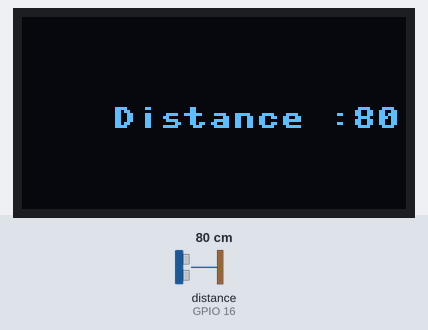
Bench run of a program on a simulated ESP32 board running MicroPython. Shown: 128×64 one-colour display. The inputs (shaded band) are chosen by the test bench; at power-on: distance to the obstacle (sensor on GPIO 16) 80 cm. The echo pulse lasts 58.3 µs per cm; library files of the repository ran but are not shown: ssd1306.py; what the program prints to the serial console is not drawn.

Above: at 1.2 s.
1.3 s: distance to the obstacle (sensor on GPIO 16) set to 11 cm
At 2.8 s:
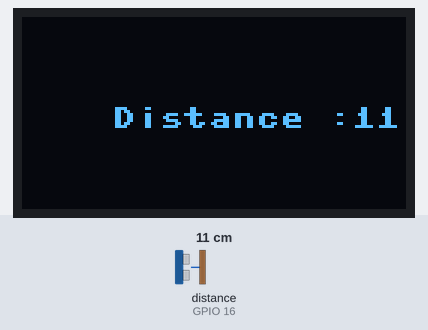
3.6 s: distance to the obstacle (sensor on GPIO 16) set to 8 cm
At 5.0 s:
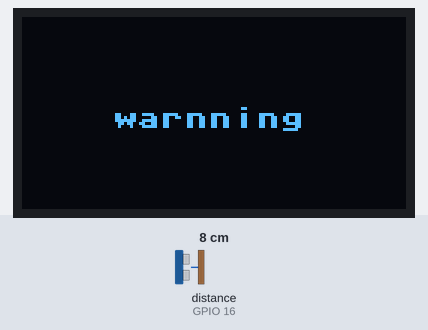
5.6 s: distance to the obstacle (sensor on GPIO 16) set to 18 cm
At 7.3 s:
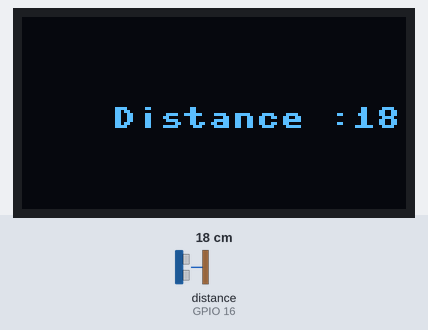
7.7 s: distance to the obstacle (sensor on GPIO 16) set to 2 cm
At 9.5 s:
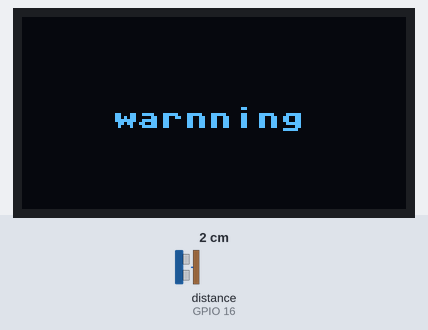
Timing chart, 0 to 10.7 s (numbered marks = the images above; inputs shaded):
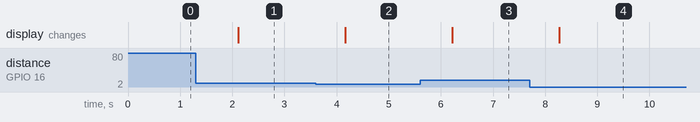

Measured:
- the behaviour switches between 10 and 9 cm on distance to the obstacle (sensor on GPIO 16) (found by bisection; images 1 and 2)
- after the input at 1.3 s, the display: changes after 0.81 s (image 1)
- after the input at 3.6 s, the display: changes after 0.56 s (image 2)
- after the input at 5.6 s, the display: changes after 0.62 s (image 3)
- after the input at 7.7 s, the display: changes after 0.57 s (image 4)

The program:

min_ultrasound_and_OLED.py
```python
from machine import Pin
import machine,ssd1306
import time
echoTimeout=23200
trigpin=Pin(17,mode=Pin.OUT)
echopin=Pin(16,mode=Pin.IN)

i2c = machine.I2C(scl=machine.Pin(4), sda=machine.Pin(5))
oled = ssd1306.SSD1306_I2C(128, 64, i2c)

def distance():
    trigpin.value(1)
    time.sleep_us(10)
    trigpin.value(0)
    pulseTime=machine.time_pulse_us(echopin,1,echoTimeout)
    if pulseTime >0:
        return pulseTime/58
    else:
        return pulseTime

while True:
    cm = distance()
    if cm >0:
        print("Distance :",cm)
        if cm <10:
            oled.fill(0)
            oled.text("warnning", 30, 30)
            oled.show();
        else:
            oled.fill(0)
            oled.text("Distance :"+str(cm), 30, 30)
            oled.show();
    else:
        print("error")
        oled.fill(0)
        oled.text("Distance :"+str(cm), 30, 30)
        oled.show();
    time.sleep(1)
```
